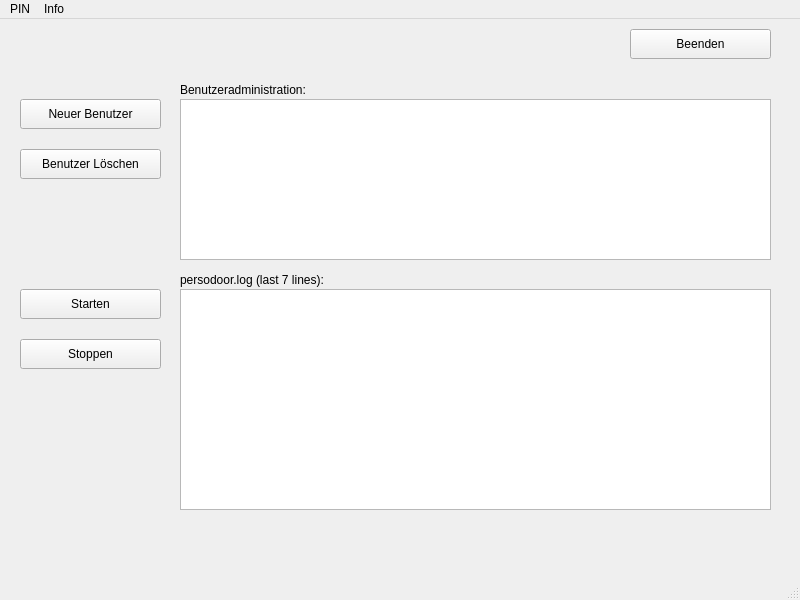
<?xml version="1.0" encoding="UTF-8"?>
<ui version="4.0">
 <class>MainWindow</class>
 <widget class="QMainWindow" name="MainWindow">
  <property name="geometry">
   <rect>
    <x>0</x>
    <y>0</y>
    <width>800</width>
    <height>600</height>
   </rect>
  </property>
  <property name="windowTitle">
   <string>MyPersoDoor</string>
  </property>
  <widget class="QWidget" name="centralwidget">
   <widget class="QPushButton" name="cancelButton">
    <property name="geometry">
     <rect>
      <x>630</x>
      <y>10</y>
      <width>141</width>
      <height>30</height>
     </rect>
    </property>
    <property name="text">
     <string>Beenden</string>
    </property>
   </widget>
   <widget class="QLabel" name="labelbso">
    <property name="geometry">
     <rect>
      <x>20</x>
      <y>0</y>
      <width>311</width>
      <height>51</height>
     </rect>
    </property>
    <property name="text">
     <string/>
    </property>
    <property name="pixmap">
     <pixmap>buergerserviceorg.jpg</pixmap>
    </property>
   </widget>
   <widget class="QPushButton" name="adduButton">
    <property name="geometry">
     <rect>
      <x>20</x>
      <y>80</y>
      <width>141</width>
      <height>30</height>
     </rect>
    </property>
    <property name="text">
     <string>Neuer Benutzer</string>
    </property>
   </widget>
   <widget class="QPushButton" name="deluButton">
    <property name="geometry">
     <rect>
      <x>20</x>
      <y>130</y>
      <width>141</width>
      <height>30</height>
     </rect>
    </property>
    <property name="text">
     <string>Benutzer Löschen</string>
    </property>
   </widget>
   <widget class="QTextEdit" name="textEdit">
    <property name="geometry">
     <rect>
      <x>180</x>
      <y>270</y>
      <width>591</width>
      <height>221</height>
     </rect>
    </property>
   </widget>
   <widget class="QPushButton" name="startButton">
    <property name="geometry">
     <rect>
      <x>20</x>
      <y>270</y>
      <width>141</width>
      <height>30</height>
     </rect>
    </property>
    <property name="text">
     <string>Starten</string>
    </property>
   </widget>
   <widget class="QPushButton" name="stopButton">
    <property name="geometry">
     <rect>
      <x>20</x>
      <y>320</y>
      <width>141</width>
      <height>30</height>
     </rect>
    </property>
    <property name="text">
     <string>Stoppen</string>
    </property>
   </widget>
   <widget class="QLabel" name="label">
    <property name="geometry">
     <rect>
      <x>180</x>
      <y>60</y>
      <width>201</width>
      <height>22</height>
     </rect>
    </property>
    <property name="text">
     <string>Benutzeradministration:</string>
    </property>
   </widget>
   <widget class="QLabel" name="label_2">
    <property name="geometry">
     <rect>
      <x>180</x>
      <y>250</y>
      <width>231</width>
      <height>22</height>
     </rect>
    </property>
    <property name="text">
     <string>persodoor.log (last 7 lines):</string>
    </property>
   </widget>
   <widget class="QListWidget" name="listWidget">
    <property name="geometry">
     <rect>
      <x>180</x>
      <y>80</y>
      <width>591</width>
      <height>161</height>
     </rect>
    </property>
   </widget>
  </widget>
  <widget class="QMenuBar" name="menubar">
   <property name="geometry">
    <rect>
     <x>0</x>
     <y>0</y>
     <width>800</width>
     <height>28</height>
    </rect>
   </property>
   <widget class="QMenu" name="menuInfo">
    <property name="title">
     <string>Info</string>
    </property>
    <addaction name="actionHilfe"/>
    <addaction name="actionUeber"/>
    <addaction name="actionZertifikat"/>
   </widget>
   <widget class="QMenu" name="menuPIN">
    <property name="title">
     <string>PIN</string>
    </property>
    <addaction name="actionEdit_PIN"/>
   </widget>
   <addaction name="menuPIN"/>
   <addaction name="menuInfo"/>
  </widget>
  <widget class="QStatusBar" name="statusbar"/>
  <action name="actionHilfe">
   <property name="text">
    <string>Hilfe</string>
   </property>
  </action>
  <action name="actionUeber">
   <property name="text">
    <string>Ueber</string>
   </property>
  </action>
  <action name="actionZertifikat">
   <property name="text">
    <string>Zertifikat</string>
   </property>
  </action>
  <action name="actionEdit_PIN">
   <property name="text">
    <string>Ändern default PIN</string>
   </property>
  </action>
 </widget>
 <resources/>
 <connections>
  <connection>
   <sender>cancelButton</sender>
   <signal>clicked()</signal>
   <receiver>MainWindow</receiver>
   <slot>close()</slot>
   <hints>
    <hint type="sourcelabel">
     <x>729</x>
     <y>542</y>
    </hint>
    <hint type="destinationlabel">
     <x>399</x>
     <y>299</y>
    </hint>
   </hints>
  </connection>
 </connections>
</ui>
